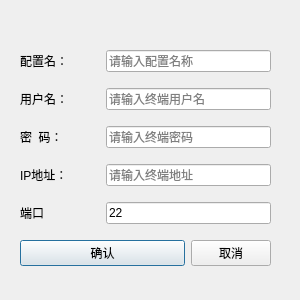
<?xml version="1.0" encoding="UTF-8"?>
<ui version="4.0">
 <class>addConfig</class>
 <widget class="QDialog" name="addConfig">
  <property name="geometry">
   <rect>
    <x>0</x>
    <y>0</y>
    <width>300</width>
    <height>300</height>
   </rect>
  </property>
  <property name="windowTitle">
   <string>添加设备</string>
  </property>
  <widget class="QWidget" name="layoutWidget">
   <property name="geometry">
    <rect>
     <x>20</x>
     <y>40</y>
     <width>251</width>
     <height>238</height>
    </rect>
   </property>
   <layout class="QGridLayout" name="gridLayout">
    <item row="3" column="0">
     <widget class="QLabel" name="label_3">
      <property name="tabletTracking">
       <bool>false</bool>
      </property>
      <property name="text">
       <string>IP地址：</string>
      </property>
     </widget>
    </item>
    <item row="0" column="0">
     <widget class="QLabel" name="label_4">
      <property name="tabletTracking">
       <bool>false</bool>
      </property>
      <property name="text">
       <string>配置名：</string>
      </property>
     </widget>
    </item>
    <item row="5" column="0" colspan="2">
     <widget class="QPushButton" name="pushButton">
      <property name="text">
       <string>确认</string>
      </property>
     </widget>
    </item>
    <item row="3" column="1" colspan="2">
     <widget class="QLineEdit" name="ipEdit">
      <property name="tabletTracking">
       <bool>false</bool>
      </property>
      <property name="focusPolicy">
       <enum>Qt::FocusPolicy::StrongFocus</enum>
      </property>
      <property name="text">
       <string/>
      </property>
      <property name="placeholderText">
       <string>请输入终端地址</string>
      </property>
     </widget>
    </item>
    <item row="1" column="1" colspan="2">
     <widget class="QLineEdit" name="usernamEdit">
      <property name="tabletTracking">
       <bool>false</bool>
      </property>
      <property name="focusPolicy">
       <enum>Qt::FocusPolicy::StrongFocus</enum>
      </property>
      <property name="text">
       <string/>
      </property>
      <property name="placeholderText">
       <string>请输入终端用户名</string>
      </property>
     </widget>
    </item>
    <item row="1" column="0">
     <widget class="QLabel" name="label">
      <property name="tabletTracking">
       <bool>false</bool>
      </property>
      <property name="text">
       <string>用户名：</string>
      </property>
     </widget>
    </item>
    <item row="2" column="0">
     <widget class="QLabel" name="label_2">
      <property name="tabletTracking">
       <bool>false</bool>
      </property>
      <property name="text">
       <string>密  码：</string>
      </property>
     </widget>
    </item>
    <item row="2" column="1" colspan="2">
     <widget class="QLineEdit" name="passwordEdit">
      <property name="tabletTracking">
       <bool>false</bool>
      </property>
      <property name="focusPolicy">
       <enum>Qt::FocusPolicy::StrongFocus</enum>
      </property>
      <property name="text">
       <string/>
      </property>
      <property name="echoMode">
       <enum>QLineEdit::EchoMode::Password</enum>
      </property>
      <property name="placeholderText">
       <string>请输入终端密码</string>
      </property>
     </widget>
    </item>
    <item row="0" column="1" colspan="2">
     <widget class="QLineEdit" name="configName">
      <property name="tabletTracking">
       <bool>false</bool>
      </property>
      <property name="focusPolicy">
       <enum>Qt::FocusPolicy::StrongFocus</enum>
      </property>
      <property name="text">
       <string/>
      </property>
      <property name="placeholderText">
       <string>请输入配置名称</string>
      </property>
     </widget>
    </item>
    <item row="5" column="2">
     <widget class="QPushButton" name="pushButton_2">
      <property name="text">
       <string>取消</string>
      </property>
     </widget>
    </item>
    <item row="4" column="0">
     <widget class="QLabel" name="label_5">
      <property name="text">
       <string>端口</string>
      </property>
     </widget>
    </item>
    <item row="4" column="1" colspan="2">
     <widget class="QLineEdit" name="protEdit">
      <property name="text">
       <string>22</string>
      </property>
      <property name="placeholderText">
       <string>请输入端口</string>
      </property>
     </widget>
    </item>
   </layout>
  </widget>
 </widget>
 <resources/>
 <connections/>
</ui>
